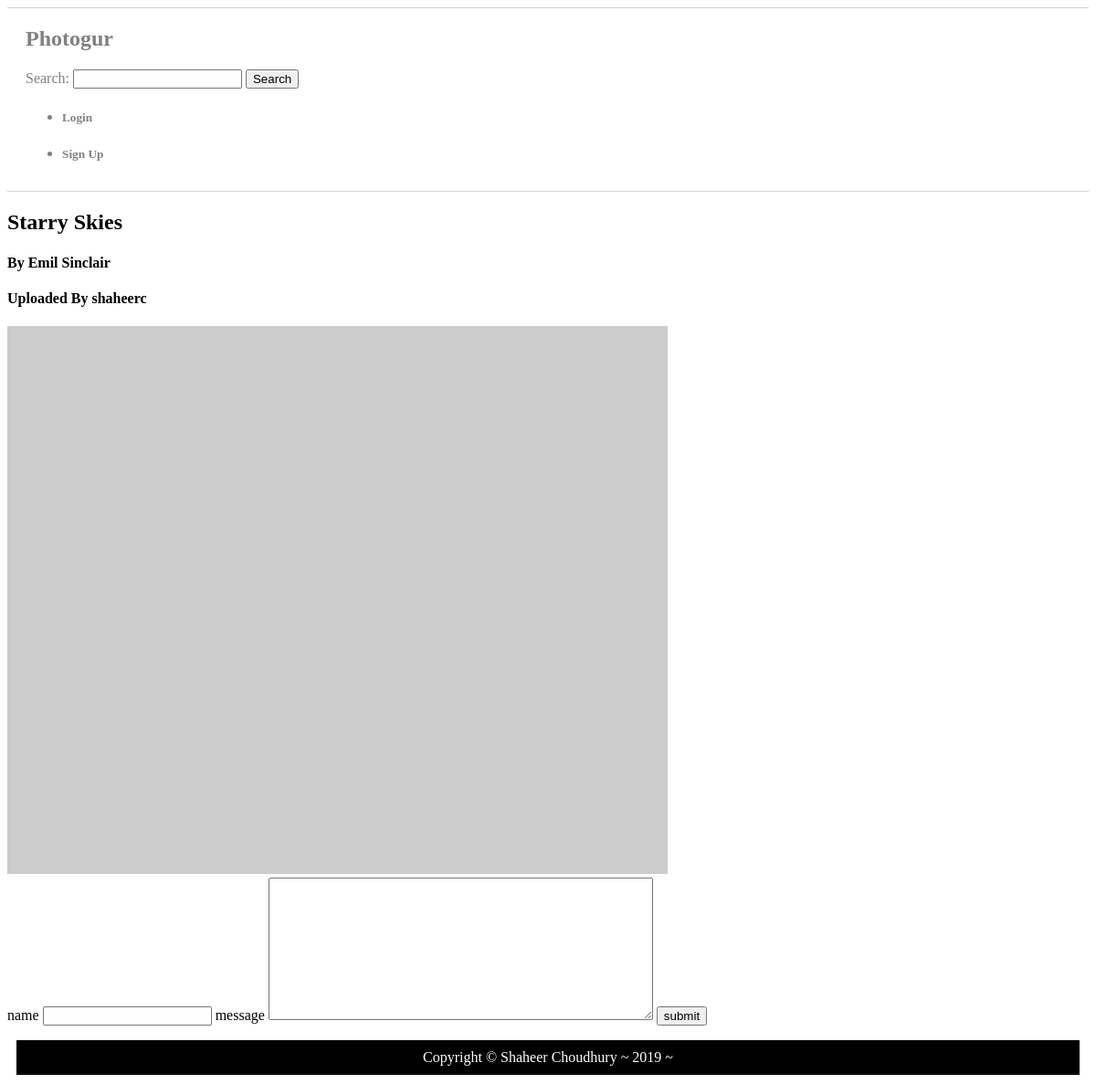
Screenshot of /pictures/15 with the database file from the repository.
### photogur/models.py (models this page shows, shortened)
class Picture(models.Model):
    title = models.CharField(max_length=255)
    artist = models.CharField(max_length=255)
    url = models.CharField(max_length=255, validators=[URLValidator()])
    user = models.ForeignKey(User, on_delete=models.CASCADE, related_name='pictures')

### photogur/views.py (the view)
# urls.py: path('pictures/<int:id>', picture_show, name='picture_details'),
def picture_show(request, id):
    picture = Picture.objects.get(pk=id)
    context = {'picture': picture}
    return render(request, 'picture.html', context)

### photogur/templates/picture.html (shortened to what this page needs)
{% extends 'base.html' %}
{% block content %}
    <h2>{{ picture.title }}</h2>
    <h4>By {{ picture.artist }}</h4>
    <h4>Uploaded By {{ picture.user.username }}</h4>
    <img src="{{ picture.url }}" alt="{{ picture.title }}" />
    <form action="{% url 'create_comment' %}" method="post">
        <label for="name">name</label>
        <input type="text" name="name" class="comment_form">
        <label for="message">message</label>
        <textarea rows="10" cols="50" name="comment" value="leave comment please" class="comment_form"></textarea>
        <input type="submit" name="submit" value="submit" class="comment_form">
    </form>
{% endblock %}

### rows the page displays
Picture: title "Starry Skies", artist "Emil Sinclair", user.username "shaheerc"
